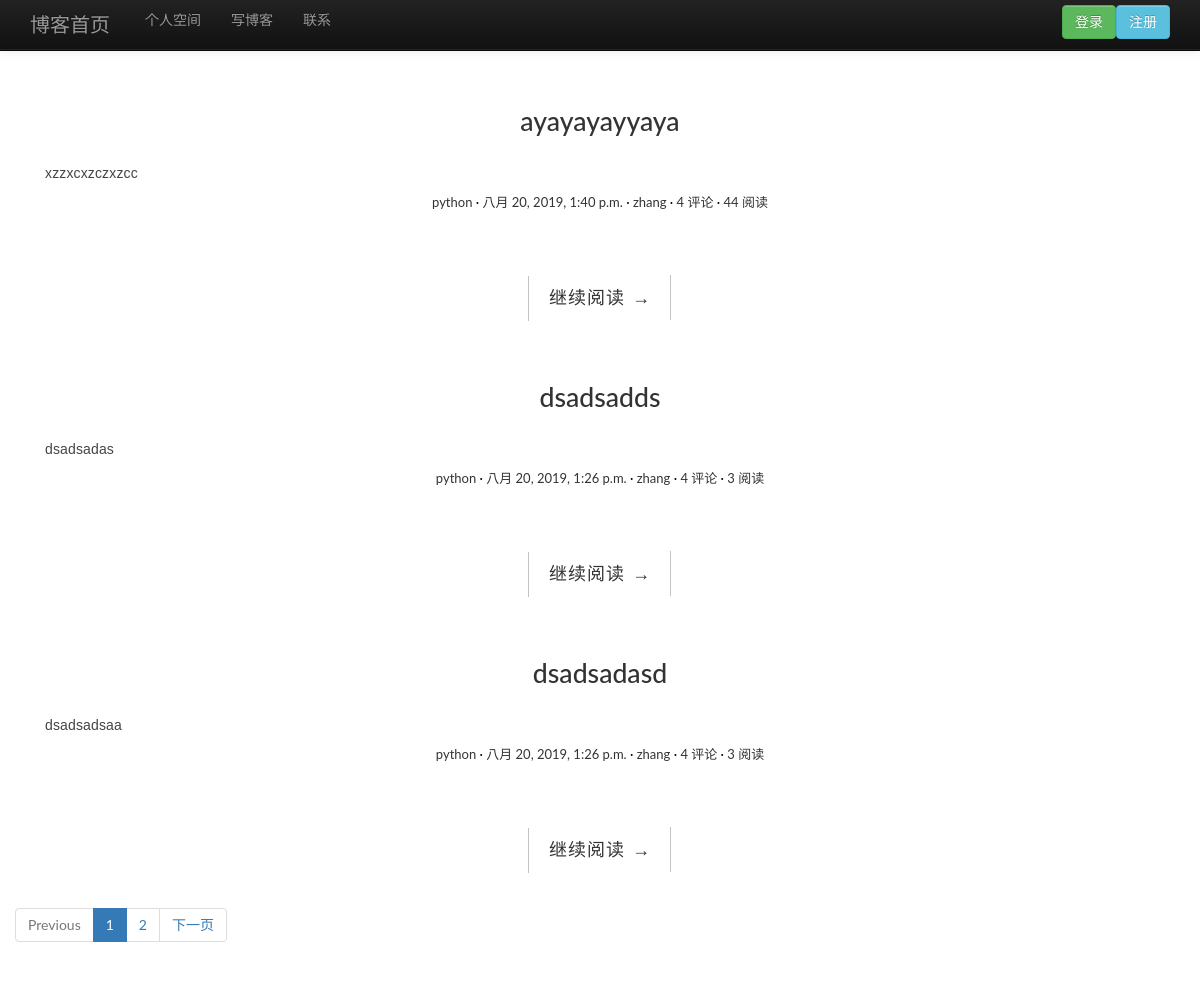
The page / on the database its author committed.
### blog/models.py (models this page shows, shortened)
class Article(models.Model):
    STATUS_CHOICES = (
        ('d','草稿'),
        ('p','发表'),
    )
    title = models.CharField('标题',max_length=200,unique=True)
    slug = models.SlugField('slug',max_length=60,blank=True)
    body = models.TextField('正文')
    summary = models.CharField(max_length=200,blank=True,verbose_name="博客摘要")
    pub_date = models.DateTimeField('发布时间',null=True)
    create_date = models.DateTimeField('创建时间',auto_now_add=True) #添加时的时间，更新对象不会有变动
    mod_date = models.DateTimeField('修改时间',auto_now=True) #有修改动作，就会变
    status = models.CharField('文章状态',max_length=1,choices=STATUS_CHOICES,default='p')
    views = models.PositiveIntegerField('浏览量',default=0)
    author = models.ForeignKey(User,verbose_name='作者',on_delete=models.CASCADE)
    category = models.ForeignKey('Category',verbose_name='分类',on_delete=models.CASCADE,blank=False,null=False)
    tags = models.ManyToManyField('Tag',verbose_name='标签集合',blank=True)
    class Meta:
        ordering = ['-pub_date']    ## 按降序排列，-表示降序
        verbose_name = "文章"
        verbose_name_plural = verbose_name   ##复数形式

class Category(models.Model):
    name = models.CharField('分类名',max_length=30,unique=True)
    slug = models.SlugField('slug',max_length=40)
    parent_category = models.ForeignKey('self',verbose_name="父级分类",blank=True,null=True,on_delete=models.CASCADE)
    def __str__(self):
        return self.name
    class Meta:
        verbose_name = "分类"
        verbose_name_plural = verbose_name

### blog/views.py (the view)
# urls.py: path('',views.ArticleListView.as_view(),name='article_list'),
class ArticleListView(ListView):  #当我们使用Django自带的ListView展示所有对象列表时，ListView默认会返回Model.objects.all()。
    template_name = "blog/published_article_list.html"
    paginate_by = 3
    def get_queryset(self):
        return Article.objects.filter(status='p').order_by('-pub_date')

### blog/templates/blog/published_article_list.html
{% extends 'blog/base.html' %}
{% block main %}
<main class="center">
    {% if page_obj %}
            {% for  post in page_obj %}
        <article class="post post-{{ post.pk }}">
            <header class="entry-header">
                <h1 class="entry-title">
                    <a href="{% url 'blog:article_detail' post.id post.slug %}">{{ post.title }}</a>
                </h1>
 <p>{{ post.summary }}</p>
                <div class="entry-meta">
                    <span class="post-category"><a href="#">{{ post.category }}</a></span>
                    <span class="post-date"><a href="#"><time class="entry-date"
                                                              datetime="{{ post.create_date }}">{{ post.create_date }}</time></a></span>
                    <span class="post-author"><a href="#">{{ post.author }}</a></span>
                    <span class="comments-link"><a href="#">4 评论</a></span>
                    <span class="views-count"><a href="#">{{ post.views }} 阅读</a></span>
                </div>
            </header>
            <div class="entry-content clearfix">
                <div class="read-more cl-effect-14">
                    <a href="{% url 'blog:article_detail' post.id post.slug %}" class="more-link">继续阅读 <span class="meta-nav">→</span></a>
                </div>
            </div>
        </article>
            {% endfor %}
        {% endif %}
    {% if is_paginated %}
        <ul class="pagination">
        {% if page_obj.has_previous %}
            <li class="page-item"><a class="page-link" href="?page={{ page_obj.previous_page_number }}">上一页</a> </li>
        {% else %}
            <li class="page-item disabled"><span class="page-link">Previous</span></li>
            {% endif %}
            {% for i in paginator.page_range %}
                {% if page_obj.number == i %}
                     <li class="page-item active"><span class="page-link"> {{ i }} <span class="sr-only">(current)</span></span></li>
                    {% else %}
                    <li class="page-item"><a class="page-link" href="?page={{ i }}">{{ i }}</a></li>
                {% endif %}
            {% endfor %}
        {% if page_obj.has_next %}
            <li class="page-item"><a class="page-link" href="?page={{ page_obj.next_page_number }}">下一页</a> </li>
        {% else %}
            <li class="page-item disabled"><span class="page-link">Next</span></li>
        {% endif %}
        </ul>
    {% endif %}
</main>
{% endblock %}

### blog/templates/blog/base.html (shortened to what this page needs)
<!DOCTYPE html>
<html lang="en">
  <head>
    <link href="/static/bootstrap/css/bootstrap.css" rel="stylesheet">
    <link href="/static/bootstrap/css/bootstrap-responsive.css" rel="stylesheet">
    <link rel="stylesheet" href="/static/css/bootstrap.min.css">
    <link rel="stylesheet" href="http://code.ionicframework.com/ionicons/2.0.1/css/ionicons.min.css">
    <link rel="stylesheet" href="/static/css/pace.css">
    <link rel="stylesheet" href="/static/css/custom.css">
    <link rel="stylesheet" href="/static/css/highlights/emacs.css">
  </head>
  <body>
    <div class="navbar navbar-inverse navbar-fixed-top">
      <div class="navbar-inner">
        <div class="container">
          <a class="brand" href="{% url 'blog:article_list' %}">博客首页</a>
            <ul class="nav">
              <li ><a href="{% url 'myaccount:profile' %}">个人空间</a></li>
              <li><a href="{% url 'blog:article_create' %}">写博客</a></li>
              <li><a href="#">联系</a></li>
            </ul>
                {% if request.user.id  is  None %}
                    <a class="btn btn-info" style="float: right;" href="{% url 'myaccount:register' %}">注册</a>
                    <a  class="btn btn-success" style="float: right;" href="{% url 'myaccount:login' %}">登录</a>
                {% else %}
                 <a  class="btn btn-primary" style="float: right;" href="{% url 'myaccount:logout' %}">注销</a>
                {% endif %}
        </div>
      </div>
    </div>
    <div class="content-body">
    <div class="container">
        <div class="row">
    {% block main %}
    {% endblock %}
        </div>
    </div>
    </div>
  </body>
</html>

### static/css/custom.css (style rules this page uses)
* { outline: none; }
h1, h2, h3, h4, h5, h6 { margin-top: 0; }
a { color: #333; }
body { color: #444; font-family: 'Lato', sans-serif; }
p { font-family: 'Ubuntu', sans-serif; font-weight: 400; word-spacing: 1px; letter-spacing: 0.01em; }
.content-body { padding-bottom: 4em; }
.post { background: #fff; padding: 30px 30px 0; }
.entry-title { text-align: center; font-size: 1.9em; margin-bottom: 20px; line-height: 1.6; padding: 10px 20px 0; }
.entry-meta { text-align: center; color: #DDDDDD; font-size: 13px; margin-bottom: 30px; }
.entry-content { font-size: 18px; line-height: 1.9; font-weight: 300; color: #000; }
.post-category::after, .post-date::after, .post-author::after, .comments-link::after { content: ' ·'; color: #000; }
.read-more { font-family: 'Ubuntu', sans-serif; font-weight: 400; word-spacing: 1px; letter-spacing: 0.01em; text-align: center; margin-top: 20px; }
.cl-effect-14 a { padding: 0 20px; height: 45px; line-height: 45px; position: relative; display: inline-block; margin: 15px 25px; letter-spacing: 1px; font-weight: 400; text-shadow: 0 0 1px rgba(255, 255, 255, 0.3); }
.cl-effect-14 a::before, .cl-effect-14 a::after { position: absolute; width: 45px; height: 1px; background: #C3C3C3; content: ''; -webkit-transition: all 0.3s; -moz-transition: all 0.3s; transition: all 0.3s; pointer-events: none; }
.cl-effect-14 a::before { top: 0; left: 0; -webkit-transform: rotate(90deg); -moz-transform: rotate(90deg); transform: rotate(90deg); -webkit-transform-origin: 0 0; -moz-transform-origin: 0 0; transform-origin: 0 0; }
.cl-effect-14 a::after { right: 0; bottom: 0; -webkit-transform: rotate(90deg); -moz-transform: rotate(90deg); transform: rotate(90deg); -webkit-transform-origin: 100% 0; -moz-transform-origin: 100% 0; transform-origin: 100% 0; }

### blog/templates/blog/base.html (style rules this page uses)
body { padding-top: 60px; padding-bottom: 40px; }

### rows shown on the page
Article: title "ayayayayyaya", summary "xzzxcxzczxzcc", category "python", create_date "八月 20, 2019, 1:40 p.m.", author "zhang", views "44"
Article: title "dsadsadds", summary "dsadsadas", category "python", create_date "八月 20, 2019, 1:26 p.m.", author "zhang", views "3"
Article: title "dsadsadasd", summary "dsadsadsaa", category "python", create_date "八月 20, 2019, 1:26 p.m.", author "zhang", views "3"

### other values the page prints
{{ i }} "1"
{{ i }} "2"
